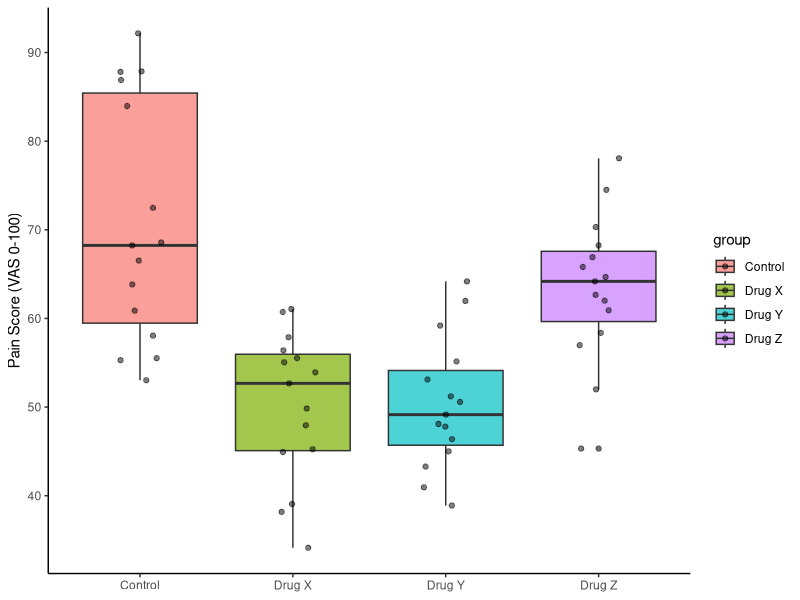

Recreate this plot in R.
# =============================================================================
# Code Club 4: Exercises
# =============================================================================
# These exercises are intentionally open-ended — the goal is to explore,
# make mistakes, and figure things out. Use the main script as a reference,
# and don't hesitate to ask questions or look things up.
#
# Useful resources:
#   - rstatix documentation:  https://rpkgs.datanovia.com/rstatix/
#   - ggpubr documentation:   https://rpkgs.datanovia.com/ggpubr/
#   - ANOVA in R (datanovia): https://www.datanovia.com/en/lessons/anova-in-r/
# =============================================================================

library(tidyverse)
library(ggpubr)
library(rstatix)
library(car)
library(multcomp)


# =============================================================================
# DATA
# =============================================================================

set.seed(42)

# --- Tablet content (mg): two production lines, target = 200 mg ---
tablets <- data.frame(
  content = c(rnorm(30, mean = 200, sd = 3.2),
              rnorm(30, mean = 204, sd = 4.5)),
  line    = rep(c("A", "B"), each = 30)
)

# --- Blood pressure (mmHg): 25 patients before and after treatment ---
bp_before <- rnorm(25, mean = 148, sd = 12)

bp <- data.frame(
  id   = rep(1:25, 2),
  time = factor(rep(c("Before", "After"), each = 25),
                levels = c("Before", "After")),
  bp   = c(
    bp_before,
    bp_before - rnorm(25, mean = 5, sd = 4)
  )
)

# --- Drug release (% released at 30 min): four tablet formulations ---
release <- data.frame(
  pct_released = c(rnorm(20, 72, 4), rnorm(20, 78, 4),
                   rnorm(20, 68, 4), rnorm(20, 82, 4)),
  formulation  = factor(rep(c("A", "B", "C", "D"), each = 20))
)

# Analgesic study: pain score (0-100 VAS) in control vs. three drugs
# Lower score = less pain
set.seed(7)
analgesic <- data.frame(
  pain_score = c(rnorm(15, mean = 65, sd = 10),   # Control (vehicle)
                 rnorm(15, mean = 48, sd = 10),   # Drug X
                 rnorm(15, mean = 52, sd = 10),   # Drug Y
                 rnorm(15, mean = 61, sd = 10)),  # Drug Z
  group = factor(rep(c("Control", "Drug X", "Drug Y", "Drug Z"), each = 15),
                 levels = c("Control", "Drug X", "Drug Y", "Drug Z"))
  # Control is the first level — important for Dunnett's test
)


# =============================================================================
# EXERCISE 1 — Assumption checking
# =============================================================================
# Before running a two-sample t-test, it is good practice to check:
#   (a) Are the data approximately normally distributed?
#   (b) Are the variances equal between groups?
#
# Your task: run the assumption checks for the tablets dataset
#
# For normality:
#   - Visual check: make a qqplot using ggqqplot() from ggpubr — try the facet.by argument
#   - Formal test: shapiro_test() from rstatix — use group_by() first
#   - What does a non-significant Shapiro-Wilk result mean?
#   - Why shouldn't you rely on Shapiro-Wilk alone?
#
# For equal variances:
#   - leveneTest() from the car package
#   - Based on the result: should you use Welch or Student's t-test?


# =============================================================================
# EXERCISE 2 — ANOVA plot in plain ggplot2
# =============================================================================
# In the main script the ANOVA plot was built using ggpubr.
# Reproduce it using only ggplot2 — stat_pvalue_manual() works the same way.
#
# The Tukey results are computed for you below. Your task is to build the plot.

res_aov <- release %>% anova_test(pct_released ~ formulation)
pwc     <- release %>%
  tukey_hsd(pct_released ~ formulation) %>%
  add_xy_position(x = "formulation")

# Hint: geom_boxplot() + geom_jitter() + stat_pvalue_manual() + theme_classic()


# =============================================================================
# EXERCISE 3 — Dunnett's test
# =============================================================================
# The analgesic dataset compares three drugs against a vehicle control.
# We only care whether each drug differs from control — not from each other.
# This is exactly the situation where Dunnett's test is appropriate.
#
# The code below runs the full pipeline — work through it step by step,
# make sure you understand what each part does, and then build the plot yourself.

# Step 1: visualise the data first
ggplot(analgesic, aes(x = group, y = pain_score, fill = group)) +
  geom_boxplot(alpha = 0.7) +
  geom_jitter(width = 0.15, alpha = 0.5) +
  theme_classic() +
  labs(x = NULL, y = "Pain Score (VAS 0-100)")

# Step 2: run ANOVA — is there any overall group difference?
aov_analgesic <- aov(pain_score ~ group, data = analgesic)
summary(aov_analgesic)

# Step 3: Dunnett's test via multcomp
# glht() = generalised linear hypothesis test
# mcp()  = multiple comparison procedure
# "Dunnett" compares all groups to the FIRST factor level (Control here)
dunnett_res  <- glht(aov_analgesic, linfct = mcp(group = "Dunnett"))
dunnett_summ <- summary(dunnett_res)
dunnett_summ

# Step 4: extract results into a tidy data frame for plotting
dunnett_df <- data.frame(
  group1 = "Control",
  group2 = gsub(" - Control", "",
                names(dunnett_summ$test$coefficients)),
  p.adj  = dunnett_summ$test$pvalues
) %>%
  mutate(p.adj.signif = case_when(
    p.adj < 0.001 ~ "***",
    p.adj < 0.01  ~ "**",
    p.adj < 0.05  ~ "*",
    TRUE          ~ "ns"
  )) %>%
  add_xy_position(data    = analgesic,
                  formula = pain_score ~ group,
                  x       = "group")

# Step 5: your task — build the plot using ggboxplot() or ggplot() and
# stat_pvalue_manual() with the dunnett_df results
#
# Questions to consider:
#   - Which drugs are significantly different from control?
#   - Does this match what you expected from the visualisation in Step 1?
#   - How would the result differ if you had used Tukey instead of Dunnett?
#     Try it: release %>% tukey_hsd(pain_score ~ group) — do any conclusions change?


# =============================================================================
# EXERCISE 4 — Apply to your own data
# =============================================================================
# Find a dataset you have worked with previously — from a course, lab report,
# or your own research — and apply one of the tests from today's session.
#
# Some questions to guide you:
#   - What is your research question?
#   - Which test is appropriate and why? (one-sample, two-sample, paired, ANOVA)
#   - If ANOVA: which post-hoc test makes sense — Tukey or Dunnett?
#   - Check the assumptions — do they hold?
#   - Make a plot with significance annotations
#
# If you don't have your own data, try one of R's built-in datasets:
#   - PlantGrowth  (one-way ANOVA — control + two treatments)
#   - ToothGrowth  (two-way ANOVA — dose and supplement type)
#   - sleep        (paired t-test — two sleep drugs, same subjects)
#
# To explore: data(PlantGrowth); ?PlantGrowth


# =============================================================================
# EXERCISE 5 (stretch) — Two-way ANOVA
# =============================================================================
# We extend the drug release experiment by adding a second factor:
# dissolution medium (phosphate buffer pH 6.8 vs. simulated gastric fluid pH 1.2).
# Different media mimic different environments in the GI tract.
#
# Questions to answer:
#   - Does dissolution medium affect drug release?
#   - Does formulation affect drug release?
#   - Do dissolution medium and formulation INTERACT?
#     i.e. does the effect of formulation depend on which medium it was tested in?

set.seed(42)
release_2way <- data.frame(
  pct_released = c(
    rnorm(10, 72, 4), rnorm(10, 68, 4),
    rnorm(10, 78, 4), rnorm(10, 73, 4),
    rnorm(10, 68, 4), rnorm(10, 64, 4),
    rnorm(10, 82, 4), rnorm(10, 70, 4)
  ),
  formulation = factor(rep(rep(c("A","B","C","D"), each = 10), 2)),
  medium      = factor(rep(c("pH 6.8", "pH 1.2"), each = 40))
)

# Task 1: visualise the data
# Hint: try fill = formulation and facet_wrap(~ medium)
# Or try an interaction plot:
#   ggline(release_2way, x = "formulation", y = "pct_released",
#          color = "medium", add = "mean_se")
# Parallel lines suggest no interaction — crossing lines suggest one

# Task 2: run a two-way ANOVA
# Hint: anova_test(pct_released ~ formulation * medium)
# The * fits both main effects AND the interaction term

# Task 3: interpret the output
# - Is the interaction term significant?
# - If YES: the main effects alone are misleading — you need to break down
#   the interaction by looking at each formulation separately within each medium
#   Hint: group_by(medium) %>% anova_test(pct_released ~ formulation)
# - If NO: interpret the main effects directly
